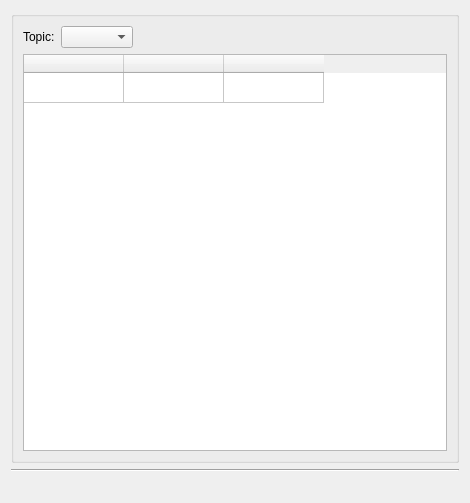
<?xml version="1.0" encoding="UTF-8"?>
<ui version="4.0">
 <class>dlg_report_summary</class>
 <widget class="QDialog" name="dlg_report_summary">
  <property name="geometry">
   <rect>
    <x>0</x>
    <y>0</y>
    <width>470</width>
    <height>503</height>
   </rect>
  </property>
  <property name="windowTitle">
   <string>Time Series Editor</string>
  </property>
  <layout class="QGridLayout" name="verticalLayout_4">
   <item row="2" column="0">
    <layout class="QGridLayout" name="lyt_buttons">
     <item row="0" column="0">
      <spacer name="horizontalSpacer">
       <property name="orientation">
        <enum>Qt::Horizontal</enum>
       </property>
       <property name="sizeHint" stdset="0">
        <size>
         <width>40</width>
         <height>20</height>
        </size>
       </property>
      </spacer>
     </item>
    </layout>
   </item>
   <item row="0" column="0" colspan="2">
    <widget class="QGroupBox" name="groupBox">
     <property name="sizePolicy">
      <sizepolicy hsizetype="Preferred" vsizetype="MinimumExpanding">
       <horstretch>0</horstretch>
       <verstretch>0</verstretch>
      </sizepolicy>
     </property>
     <property name="title">
      <string/>
     </property>
     <layout class="QGridLayout" name="gridLayout">
      <item row="3" column="0" colspan="2">
       <layout class="QGridLayout" name="gridLayout_3">
        <item row="0" column="0">
         <widget class="QTableWidget" name="tbl_summary">
          <property name="rowCount">
           <number>1</number>
          </property>
          <attribute name="verticalHeaderVisible">
           <bool>false</bool>
          </attribute>
          <row/>
          <column>
           <property name="text">
            <string/>
           </property>
          </column>
          <column>
           <property name="text">
            <string/>
           </property>
          </column>
          <column>
           <property name="text">
            <string/>
           </property>
          </column>
         </widget>
        </item>
       </layout>
      </item>
      <item row="0" column="0" colspan="2">
       <layout class="QGridLayout" name="gridLayout_2">
        <item row="0" column="1">
         <widget class="QLabel" name="lbl_topic">
          <property name="sizePolicy">
           <sizepolicy hsizetype="Preferred" vsizetype="Fixed">
            <horstretch>0</horstretch>
            <verstretch>0</verstretch>
           </sizepolicy>
          </property>
          <property name="text">
           <string>Topic:</string>
          </property>
         </widget>
        </item>
        <item row="0" column="2">
         <widget class="QComboBox" name="cmb_topic"/>
        </item>
        <item row="0" column="3">
         <spacer name="horizontalSpacer_2">
          <property name="orientation">
           <enum>Qt::Horizontal</enum>
          </property>
          <property name="sizeHint" stdset="0">
           <size>
            <width>40</width>
            <height>20</height>
           </size>
          </property>
         </spacer>
        </item>
       </layout>
      </item>
     </layout>
    </widget>
   </item>
   <item row="1" column="0" colspan="2">
    <widget class="Line" name="line">
     <property name="orientation">
      <enum>Qt::Horizontal</enum>
     </property>
    </widget>
   </item>
  </layout>
 </widget>
 <resources/>
 <connections/>
</ui>
